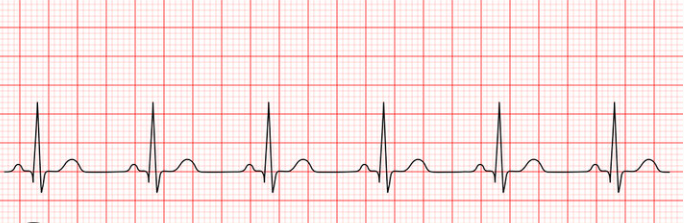
#> input picture mobile-app/assets/splash.png, 684 x 223 px
$ python -i digitizer.py   (imports and definitions only)
#> lines starting #> are read from the running program, lines starting #| are printed output that depends on the picture
#> further down, picture is the input picture: shape (223, 684, 3); mean B, G, R 229.5, 230.1, 249.3
"""
ECG Image Digitizer Service - Phase 2 Dual-Stream
Converts ECG images to time-series signals AND preprocesses images for dual-stream model.

Updated for Phase 1.5c + Phase 2:
- Signal preprocessing: 500Hz sampling, 5000 samples (10 seconds)
- Image preprocessing: 224x224 RGB for EfficientNetB0
- Maintains OpenCV-based computer vision pipeline for signal extraction
"""

import numpy as np
import cv2
from scipy import signal as scipy_signal
from scipy.interpolate import interp1d
import logging
from typing import Optional, Dict, List, Tuple

logger = logging.getLogger(__name__)

# Phase 1.5c + Phase 2 Constants
TARGET_SAMPLE_RATE = 500  # Hz (Phase 1.5c upgrade)
TARGET_DURATION = 10  # seconds
TARGET_SAMPLES = TARGET_SAMPLE_RATE * TARGET_DURATION  # 5000 samples
TARGET_LEADS = 12  # 12-lead ECG

# Phase 2 Image Configuration
IMAGE_SIZE = 224  # EfficientNetB0 input size
IMAGE_CHANNELS = 3

# Standard ECG paper specs (if no calibration provided)
STANDARD_PAPER_SPEED = 25  # mm/s
STANDARD_PAPER_AMPLITUDE = 10  # mm/mV
STANDARD_DPI = 300  # dots per inch
MM_PER_INCH = 25.4
PIXELS_PER_MM = STANDARD_DPI / MM_PER_INCH  # ~11.81 pixels/mm


# ====
# SIGNAL EXTRACTION FROM IMAGE
# ====

# [80 lines left out: function extract_signal_from_image, not called in this run]


def preprocess_image_for_extraction(image: np.ndarray) -> np.ndarray:
    """
    Preprocess image for trace extraction (computer vision pipeline).

    Steps:
        1. Convert to grayscale
        2. Apply Gaussian blur to reduce noise
        3. Apply adaptive thresholding to handle uneven lighting
    """
    # Convert to grayscale
    if len(image.shape) == 3:
        gray = cv2.cvtColor(image, cv2.COLOR_BGR2GRAY)
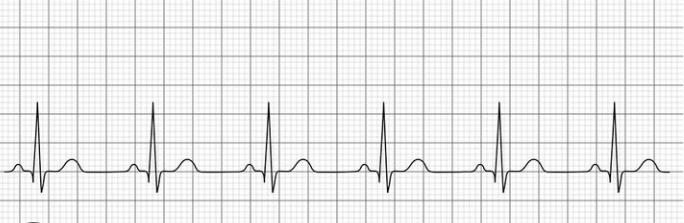
#> gray: shape (223, 684); min 1, max 255, mean 235.8
    else:
        gray = image.copy()

    # Apply Gaussian blur (kernel size 5x5)
    blurred = cv2.GaussianBlur(gray, (5, 5), 0)
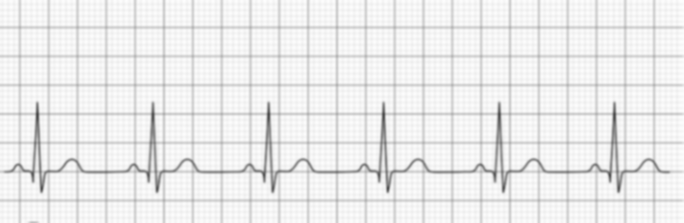
#> blurred: shape (223, 684); min 73, max 254, mean 235.8

    # Apply adaptive thresholding (handles uneven lighting)
    # THRESH_BINARY_INV because ECG trace is typically dark on light background
    thresh = cv2.adaptiveThreshold(
        blurred,
        255,
        cv2.ADAPTIVE_THRESH_GAUSSIAN_C,
        cv2.THRESH_BINARY_INV,
        blockSize=11,
        C=2
    )
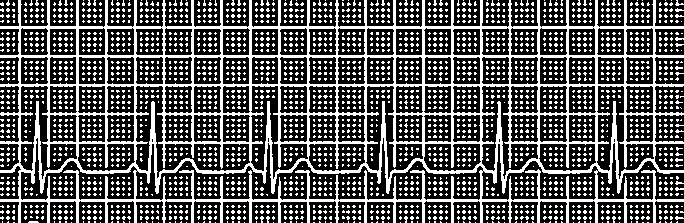
#> thresh: shape (223, 684); 33.3% white in thin lines or dots

    return thresh


# [382 lines left out: functions remove_grid, extract_trace_contours, build_calibration, pixels_to_physical, resample_signal, create_12lead_signal and 5 more, not called in this run]

>>> import cv2
>>> picture = cv2.imread('../../mobile-app/assets/splash.png')
>>> result = preprocess_image_for_extraction(picture)
